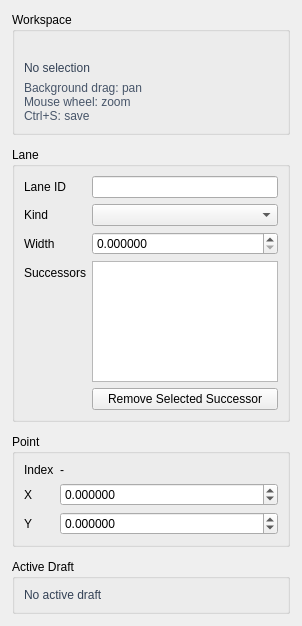
<?xml version="1.0" encoding="UTF-8"?>
<ui version="4.0">
 <class>LaneGraphInspectorPanel</class>
 <widget class="QWidget" name="LaneGraphInspectorPanel">
  <property name="geometry">
   <rect>
    <x>0</x>
    <y>0</y>
    <width>302</width>
    <height>626</height>
   </rect>
  </property>
  <layout class="QVBoxLayout" name="root_layout">
   <property name="leftMargin">
    <number>12</number>
   </property>
   <property name="topMargin">
    <number>12</number>
   </property>
   <property name="rightMargin">
    <number>12</number>
   </property>
   <property name="bottomMargin">
    <number>12</number>
   </property>
   <property name="spacing">
    <number>12</number>
   </property>
   <item>
    <widget class="QGroupBox" name="workspace_group">
     <property name="title">
      <string>Workspace</string>
     </property>
     <layout class="QVBoxLayout" name="workspace_layout">
      <item>
       <widget class="QLabel" name="mode_badge">
        <property name="styleSheet">
         <string notr="true">font-weight: 700; color: #1d4ed8;</string>
        </property>
        <property name="text">
         <string/>
        </property>
       </widget>
      </item>
      <item>
       <widget class="QLabel" name="selection_summary">
        <property name="styleSheet">
         <string notr="true">color: #334155;</string>
        </property>
        <property name="text">
         <string>No selection</string>
        </property>
        <property name="wordWrap">
         <bool>true</bool>
        </property>
       </widget>
      </item>
      <item>
       <widget class="QLabel" name="workspace_hint">
        <property name="styleSheet">
         <string notr="true">color: #475569;</string>
        </property>
        <property name="text">
         <string>Background drag: pan
Mouse wheel: zoom
Ctrl+S: save</string>
        </property>
        <property name="wordWrap">
         <bool>true</bool>
        </property>
       </widget>
      </item>
     </layout>
    </widget>
   </item>
   <item>
    <widget class="QGroupBox" name="lane_group">
     <property name="title">
      <string>Lane</string>
     </property>
     <layout class="QFormLayout" name="lane_form">
      <item row="0" column="0">
       <widget class="QLabel" name="lane_id_label">
        <property name="text">
         <string>Lane ID</string>
        </property>
       </widget>
      </item>
      <item row="0" column="1">
       <widget class="QLineEdit" name="lane_id_edit"/>
      </item>
      <item row="1" column="0">
       <widget class="QLabel" name="kind_label">
        <property name="text">
         <string>Kind</string>
        </property>
       </widget>
      </item>
      <item row="1" column="1">
       <widget class="QComboBox" name="kind_combo"/>
      </item>
      <item row="2" column="0">
       <widget class="QLabel" name="width_label">
        <property name="text">
         <string>Width</string>
        </property>
       </widget>
      </item>
      <item row="2" column="1">
       <widget class="QDoubleSpinBox" name="width_spin">
        <property name="decimals">
         <number>6</number>
        </property>
        <property name="minimum">
         <double>0.000000000000000</double>
        </property>
        <property name="maximum">
         <double>1000.000000000000000</double>
        </property>
       </widget>
      </item>
      <item row="3" column="0">
       <widget class="QLabel" name="successors_label">
        <property name="text">
         <string>Successors</string>
        </property>
       </widget>
      </item>
      <item row="3" column="1">
       <widget class="QListWidget" name="successors_list"/>
      </item>
      <item row="4" column="1">
       <widget class="QPushButton" name="remove_successor_btn">
        <property name="text">
         <string>Remove Selected Successor</string>
        </property>
       </widget>
      </item>
     </layout>
    </widget>
   </item>
   <item>
    <widget class="QGroupBox" name="point_group">
     <property name="title">
      <string>Point</string>
     </property>
     <layout class="QFormLayout" name="point_form">
      <item row="0" column="0">
       <widget class="QLabel" name="point_index_text_label">
        <property name="text">
         <string>Index</string>
        </property>
       </widget>
      </item>
      <item row="0" column="1">
       <widget class="QLabel" name="point_index_label">
        <property name="text">
         <string>-</string>
        </property>
       </widget>
      </item>
      <item row="1" column="0">
       <widget class="QLabel" name="point_x_label">
        <property name="text">
         <string>X</string>
        </property>
       </widget>
      </item>
      <item row="1" column="1">
       <widget class="QDoubleSpinBox" name="point_x_spin">
        <property name="decimals">
         <number>6</number>
        </property>
        <property name="minimum">
         <double>-1000.000000000000000</double>
        </property>
        <property name="maximum">
         <double>1000.000000000000000</double>
        </property>
       </widget>
      </item>
      <item row="2" column="0">
       <widget class="QLabel" name="point_y_label">
        <property name="text">
         <string>Y</string>
        </property>
       </widget>
      </item>
      <item row="2" column="1">
       <widget class="QDoubleSpinBox" name="point_y_spin">
        <property name="decimals">
         <number>6</number>
        </property>
        <property name="minimum">
         <double>-1000.000000000000000</double>
        </property>
        <property name="maximum">
         <double>1000.000000000000000</double>
        </property>
       </widget>
      </item>
     </layout>
    </widget>
   </item>
   <item>
    <widget class="QGroupBox" name="draft_group">
     <property name="title">
      <string>Active Draft</string>
     </property>
     <layout class="QVBoxLayout" name="draft_layout">
      <item>
       <widget class="QLabel" name="draft_summary">
        <property name="styleSheet">
         <string notr="true">color: #334155;</string>
        </property>
        <property name="text">
         <string>No active draft</string>
        </property>
        <property name="wordWrap">
         <bool>true</bool>
        </property>
       </widget>
      </item>
     </layout>
    </widget>
   </item>
   <item>
    <spacer name="verticalSpacer">
     <property name="orientation">
      <enum>Qt::Vertical</enum>
     </property>
     <property name="sizeHint" stdset="0">
      <size>
       <width>20</width>
       <height>40</height>
      </size>
     </property>
    </spacer>
   </item>
  </layout>
 </widget>
 <resources/>
 <connections/>
</ui>
